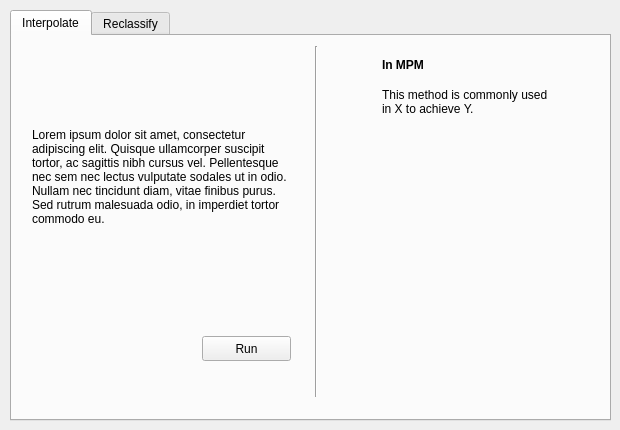
     <widget class="QWidget" name="Interpolate">
      <attribute name="title">
       <string>Page</string>
      </attribute>
      <widget class="QTabWidget" name="tabWidget_2">
       <property name="geometry">
        <rect>
         <x>10</x>
         <y>10</y>
         <width>601</width>
         <height>411</height>
        </rect>
       </property>
       <property name="currentIndex">
        <number>0</number>
       </property>
       <widget class="QWidget" name="tab_2">
        <attribute name="title">
         <string>Interpolate</string>
        </attribute>
        <widget class="QPushButton" name="pushButton_2">
         <property name="geometry">
          <rect>
           <x>190</x>
           <y>300</y>
           <width>89</width>
           <height>25</height>
          </rect>
         </property>
         <property name="text">
          <string>Run</string>
         </property>
        </widget>
        <widget class="QLabel" name="label_3">
         <property name="geometry">
          <rect>
           <x>20</x>
           <y>10</y>
           <width>261</width>
           <height>261</height>
          </rect>
         </property>
         <property name="styleSheet">
          <string notr="true">font: italic 11pt &quot;Ubuntu&quot;;</string>
         </property>
         <property name="inputMethodHints">
          <set>Qt::ImhNone</set>
         </property>
         <property name="text">
          <string>Lorem ipsum dolor sit amet, consectetur adipiscing elit. Quisque ullamcorper suscipit tortor, ac sagittis nibh cursus vel. Pellentesque nec sem nec lectus vulputate sodales ut in odio. Nullam nec tincidunt diam, vitae finibus purus. Sed rutrum malesuada odio, in imperdiet tortor commodo eu. </string>
         </property>
         <property name="wordWrap">
          <bool>true</bool>
         </property>
        </widget>
        <widget class="QLabel" name="label_4">
         <property name="geometry">
          <rect>
           <x>370</x>
           <y>40</y>
           <width>171</width>
           <height>51</height>
          </rect>
         </property>
         <property name="styleSheet">
          <string notr="true">font: italic 11pt &quot;Ubuntu&quot;;</string>
         </property>
         <property name="inputMethodHints">
          <set>Qt::ImhNone</set>
         </property>
         <property name="text">
          <string>This method is commonly used in X to achieve Y.</string>
         </property>
         <property name="wordWrap">
          <bool>true</bool>
         </property>
        </widget>
        <widget class="Line" name="line_2">
         <property name="geometry">
          <rect>
           <x>294</x>
           <y>10</y>
           <width>20</width>
           <height>351</height>
          </rect>
         </property>
         <property name="autoFillBackground">
          <bool>false</bool>
         </property>
         <property name="styleSheet">
          <string notr="true">color: rgb(255, 255, 255);
border-top-color: rgb(255, 255, 255);
gridline-color: rgb(255, 255, 255);
border-color: rgb(255, 255, 255);
</string>
         </property>
         <property name="orientation">
          <enum>Qt::Vertical</enum>
         </property>
        </widget>
        <widget class="QLabel" name="label">
         <property name="geometry">
          <rect>
           <x>370</x>
           <y>20</y>
           <width>67</width>
           <height>17</height>
          </rect>
         </property>
         <property name="font">
          <font>
           <weight>75</weight>
           <bold>true</bold>
          </font>
         </property>
         <property name="text">
          <string>In MPM</string>
         </property>
        </widget>
        <widget class="QLabel" name="label_5">
         <property name="geometry">
          <rect>
           <x>320</x>
           <y>120</y>
           <width>271</width>
           <height>221</height>
          </rect>
         </property>
         <property name="text">
          <string/>
         </property>
         <property name="pixmap">
          <pixmap>../../../../../../Pictures/Screenshots/Screenshot from 2023-03-27 15-18-37.png</pixmap>
         </property>
        </widget>
       </widget>
       <widget class="QWidget" name="tab_3">
        <attribute name="title">
         <string>Reclassify</string>
        </attribute>
       </widget>
      </widget>
     </widget>
